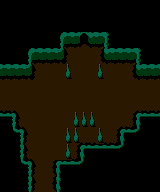

Rendered tile map (Tiled .tmx) drawn with the repository's tilesets; below, a short description and the full map source, tile grids included:
An orthogonal 20x12 tile map with 8x16 px tiles, 1 tile layer (Tile Layer 1), 4 tilesets.

<map version="1.10" tiledversion="1.11.2" orientation="orthogonal" renderorder="right-down" width="20" height="12" tilewidth="8" tileheight="16" infinite="0" nextlayerid="2" nextobjectid="1">
 <tileset firstgid="1" name="caves_walls" tilewidth="8" tileheight="16" tilecount="23" columns="23">
  <image source="../gfx/tiles/caves_walls.png" width="184" height="16" />
 </tileset>
 <tileset firstgid="24" name="caves_floors" tilewidth="8" tileheight="16" tilecount="21" columns="21">
  <image source="../gfx/tiles/caves_floors.png" width="168" height="16" />
 </tileset>
 <tileset firstgid="45" name="caves_water" tilewidth="8" tileheight="16" tilecount="10" columns="10">
  <image source="../gfx/tiles/caves_water.png" width="80" height="16" />
 </tileset>
 <tileset firstgid="55" name="caves_waterf" tilewidth="8" tileheight="16" tilecount="1" columns="1">
  <image source="../gfx/tiles/caves_waterf.png" width="8" height="16" />
 </tileset>
 <layer id="1" name="Tile Layer 1" width="20" height="12">
  <data>
   <tile gid="11" />
   <tile gid="11" />
   <tile gid="11" />
   <tile gid="11" />
   <tile gid="11" />
   <tile gid="11" />
   <tile gid="11" />
   <tile gid="11" />
   <tile gid="11" />
   <tile gid="11" />
   <tile gid="11" />
   <tile gid="11" />
   <tile gid="11" />
   <tile gid="11" />
   <tile gid="11" />
   <tile gid="11" />
   <tile gid="11" />
   <tile gid="11" />
   <tile gid="11" />
   <tile gid="11" />
   <tile gid="11" />
   <tile gid="11" />
   <tile gid="11" />
   <tile gid="11" />
   <tile gid="11" />
   <tile gid="11" />
   <tile gid="11" />
   <tile gid="11" />
   <tile gid="11" />
   <tile gid="11" />
   <tile gid="11" />
   <tile gid="11" />
   <tile gid="11" />
   <tile gid="11" />
   <tile gid="11" />
   <tile gid="11" />
   <tile gid="11" />
   <tile gid="11" />
   <tile gid="11" />
   <tile gid="11" />
   <tile gid="11" />
   <tile gid="11" />
   <tile gid="11" />
   <tile gid="11" />
   <tile gid="11" />
   <tile gid="11" />
   <tile gid="11" />
   <tile gid="7" />
   <tile gid="8" />
   <tile gid="8" />
   <tile gid="16" />
   <tile gid="19" />
   <tile gid="8" />
   <tile gid="9" />
   <tile gid="11" />
   <tile gid="11" />
   <tile gid="11" />
   <tile gid="11" />
   <tile gid="11" />
   <tile gid="11" />
   <tile gid="11" />
   <tile gid="11" />
   <tile gid="11" />
   <tile gid="7" />
   <tile gid="8" />
   <tile gid="8" />
   <tile gid="8" />
   <tile gid="20" />
   <tile gid="1" />
   <tile gid="2" />
   <tile gid="2" />
   <tile gid="2" />
   <tile gid="3" />
   <tile gid="19" />
   <tile gid="8" />
   <tile gid="8" />
   <tile gid="8" />
   <tile gid="9" />
   <tile gid="11" />
   <tile gid="11" />
   <tile gid="8" />
   <tile gid="8" />
   <tile gid="8" />
   <tile gid="20" />
   <tile gid="1" />
   <tile gid="2" />
   <tile gid="2" />
   <tile gid="2" />
   <tile gid="21" />
   <tile gid="2" />
   <tile gid="2" />
   <tile gid="2" />
   <tile gid="21" />
   <tile gid="2" />
   <tile gid="2" />
   <tile gid="2" />
   <tile gid="3" />
   <tile gid="19" />
   <tile gid="8" />
   <tile gid="8" />
   <tile gid="2" />
   <tile gid="2" />
   <tile gid="2" />
   <tile gid="2" />
   <tile gid="2" />
   <tile gid="2" />
   <tile gid="2" />
   <tile gid="2" />
   <tile gid="2" />
   <tile gid="2" />
   <tile gid="2" />
   <tile gid="2" />
   <tile gid="2" />
   <tile gid="2" />
   <tile gid="2" />
   <tile gid="2" />
   <tile gid="2" />
   <tile gid="2" />
   <tile gid="2" />
   <tile gid="2" />
   <tile gid="5" />
   <tile gid="5" />
   <tile gid="2" />
   <tile gid="2" />
   <tile gid="2" />
   <tile gid="2" />
   <tile gid="2" />
   <tile gid="2" />
   <tile gid="2" />
   <tile gid="2" />
   <tile gid="2" />
   <tile gid="2" />
   <tile gid="2" />
   <tile gid="2" />
   <tile gid="2" />
   <tile gid="2" />
   <tile gid="2" />
   <tile gid="5" />
   <tile gid="5" />
   <tile gid="5" />
   <tile gid="14" />
   <tile gid="17" />
   <tile gid="4" />
   <tile gid="2" />
   <tile gid="2" />
   <tile gid="2" />
   <tile gid="2" />
   <tile gid="2" />
   <tile gid="2" />
   <tile gid="21" />
   <tile gid="21" />
   <tile gid="21" />
   <tile gid="2" />
   <tile gid="2" />
   <tile gid="2" />
   <tile gid="5" />
   <tile gid="6" />
   <tile gid="18" />
   <tile gid="14" />
   <tile gid="14" />
   <tile gid="11" />
   <tile gid="13" />
   <tile gid="17" />
   <tile gid="1" />
   <tile gid="2" />
   <tile gid="2" />
   <tile gid="2" />
   <tile gid="2" />
   <tile gid="21" />
   <tile gid="21" />
   <tile gid="5" />
   <tile gid="5" />
   <tile gid="21" />
   <tile gid="5" />
   <tile gid="6" />
   <tile gid="18" />
   <tile gid="14" />
   <tile gid="15" />
   <tile gid="11" />
   <tile gid="11" />
   <tile gid="11" />
   <tile gid="11" />
   <tile gid="10" />
   <tile gid="4" />
   <tile gid="2" />
   <tile gid="2" />
   <tile gid="2" />
   <tile gid="2" />
   <tile gid="21" />
   <tile gid="6" />
   <tile gid="18" />
   <tile gid="14" />
   <tile gid="14" />
   <tile gid="14" />
   <tile gid="14" />
   <tile gid="15" />
   <tile gid="11" />
   <tile gid="11" />
   <tile gid="11" />
   <tile gid="11" />
   <tile gid="11" />
   <tile gid="11" />
   <tile gid="13" />
   <tile gid="17" />
   <tile gid="1" />
   <tile gid="2" />
   <tile gid="3" />
   <tile gid="18" />
   <tile gid="14" />
   <tile gid="14" />
   <tile gid="15" />
   <tile gid="11" />
   <tile gid="11" />
   <tile gid="11" />
   <tile gid="11" />
   <tile gid="11" />
   <tile gid="11" />
   <tile gid="11" />
   <tile gid="11" />
   <tile gid="11" />
   <tile gid="11" />
   <tile gid="11" />
   <tile gid="11" />
   <tile gid="10" />
   <tile gid="1" />
   <tile gid="2" />
   <tile gid="3" />
   <tile gid="12" />
   <tile gid="11" />
   <tile gid="11" />
   <tile gid="11" />
   <tile gid="11" />
   <tile gid="11" />
   <tile gid="11" />
   <tile gid="11" />
   <tile gid="11" />
   <tile gid="11" />
   <tile gid="11" />
   <tile gid="11" />
   <tile gid="11" />
  </data>
 </layer>
</map>
